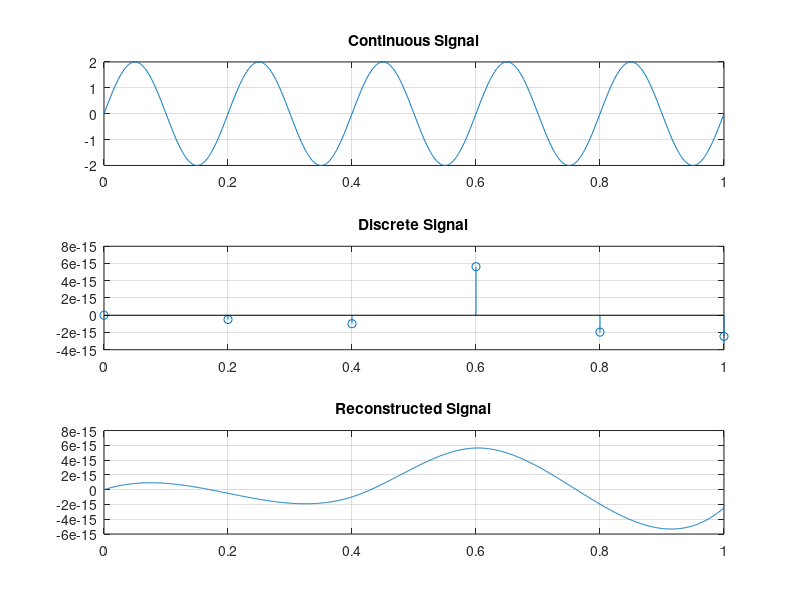

The MATLAB source for this figure:
% script to convert continuous time signal of ct_sinusoid to a discrete time signal
% and take the sampling frequency as input which should be equal to twice the maximum signal frequency in Hertz.

f = input('Enter frequency in Hz: ');
fs = input('Enter sampling frequency in Hz: ');

% Original
t = 0:0.001:1;
x = 2*sin(2*pi*f*t);

% sampled
ts = 0:1/fs:1; % t=1/f (time samples)
xs = 2*sin(2*pi*f*ts);

%reconstruct - spline(sampled time, sampled signal, original time)
xr = spline(ts,xs,t);

subplot(3,1,1);
plot(t,x);
title('Continuous Signal');
grid on;

subplot(3,1,2);
stem(ts,xs);
title('Discrete Signal');
grid on;

subplot(3,1,3);
plot(t,xr);
title('Reconstructed Signal');
grid on;
